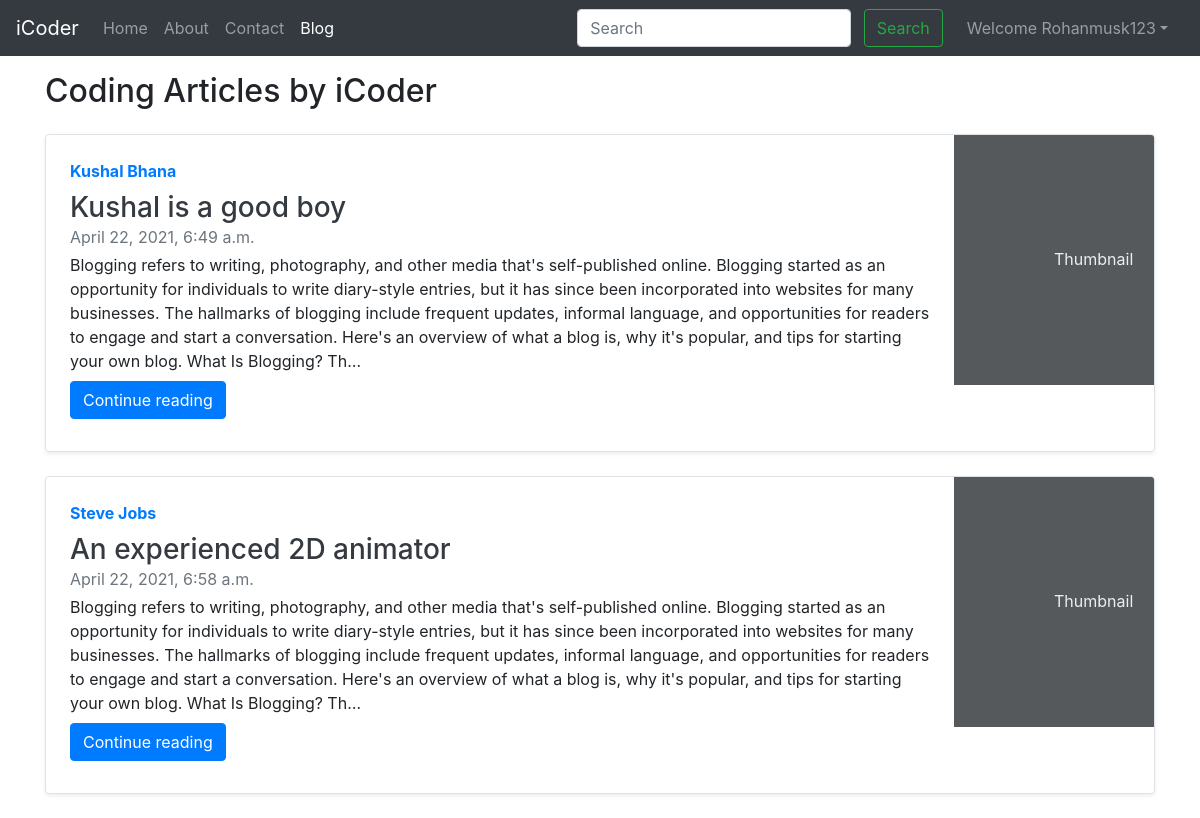
Screenshot of /blog/ (signed in) with the database file from the repository.
### blog/models.py (models this page shows, shortened)
class Post(models.Model):
    sno=models.AutoField(primary_key=True)
    title=models.CharField(max_length=255)
    author=models.CharField(max_length=14)
    slug=models.CharField(max_length=130)
    timeStamp=models.DateTimeField(blank=True)
    content=models.TextField()

### blog/views.py (the view)
# urls.py: path('', views.blogHome, name="bloghome"),
def blogHome(request):
    allPosts= Post.objects.all()
    context={'allPosts': allPosts}
    return render(request, "blog/blogHome.html", context)

### templates/blog/blogHome.html (shortened to what this page needs)
{% extends 'base.html' %}
{% block blogactive %} active {% endblock blogactive %}
{% block body %}
<div class="container my-3">
    <h2>Coding Articles by iCoder</h2>
{% for post in allPosts %}
    <div class="row no-gutters border rounded overflow-hidden flex-md-row mb-4 shadow-sm h-md-250 my-4 position-relative">
        <div class="col p-4 d-flex flex-column position-static">
            <strong class="d-inline-block mb-2 text-primary">{{post.author}}</strong>
            <h3 class="mb-0"> <a class='text-dark' href="/blog/{{post.slug}}">{{post.title}}</a></h3>
            <div class="mb-1 text-muted">{{post.timeStamp}}</div>
            <p class="card-text mb-auto">{{post.content | truncatechars:'500'}}</p>
            <div class="my-2">
            	<a href="{{post.slug}}" role="button" class="btn btn-primary">Continue reading</a>
            </div>
        </div>
        <div class="col-auto d-none d-lg-block">
            <svg class="bd-placeholder-img" width="200" height="250" xmlns="http://www.w3.org/2000/svg" preserveAspectRatio="xMidYMid slice" focusable="false" role="img" aria-label="Placeholder: Thumbnail">
                <rect width="100%" height="100%" fill="#55595c"></rect><text x="50%" y="50%" fill="#eceeef" dy=".3em">Thumbnail</text>
            </svg>
        </div>
    </div>
    {% endfor %}
 {% endblock %}

### templates/base.html (shortened to what this page needs)
<!doctype html>
<html lang="en">
  <head>
    <link rel="stylesheet" href="https://stackpath.bootstrapcdn.com/bootstrap/4.5.2/css/bootstrap.min.css">
  </head>
  <body>
    <nav class="navbar navbar-expand-lg navbar-dark bg-dark">
        <a class="navbar-brand" href="/">iCoder</a>
        <div class="collapse navbar-collapse" id="navbarSupportedContent">
          <ul class="navbar-nav mr-auto">
            <li class="nav-item {% block homeactive %}  {% endblock homeactive %}">
              <a class="nav-link" href="/">Home <span class="sr-only">(current)</span></a>
            </li>
            <li class="nav-item {% block aboutactive %}  {% endblock aboutactive %}" >
              <a class="nav-link" href="/about">About</a>
            </li>
            <li class="nav-item {% block contactactive %}  {% endblock contactactive %} ">
              <a class="nav-link" href="/contact">Contact</a>
            </li>
            <li class="nav-item {% block blogactive %}  {% endblock blogactive %} ">
              <a class="nav-link" href="/blog">Blog</a>
            </li>
          </ul>
          <div class="ml-auto form-inline ">
          <form method="get" action="/search"class="my-2 my-lg-0 mx-3">
            <input class="form-control mr-sm-2" type="search" placeholder="Search" aria-label="Search" name="query" id="query">
            <button class="btn btn-outline-success my-2 my-sm-0 " type="submit">Search</button>
          </form>
{% if user.is_authenticated %}
<ul class="navbar-nav mr-2">
<li class="nav-item dropdown">
<a class="nav-link dropdown-toggle" href='#' id="navbarDropdown" role="button" data-toggle="dropdown"> Welcome {{request.user}}</a>
      </li>
      </ul>
      </div>
{% endif %}
        </div>
      </nav>
      {% block body %}  {% endblock body %}
  </body>
</html>

### rows the page displays
Post: author "Kushal Bhana", title "Kushal is a good boy", timeStamp "April 22, 2021, 6:49 a.m.", content "Blogging refers to writing, photography, and other media that's self-published online. Blogging started as an opportunity for individuals to write diary-style entries, but it has since been incorporated into websites for many businesses. The hallmarks of blogging include frequent updates, informal language, and opportunities for readers to engage and start a conversation. Here's an overview of what a blog is, why it's popular, and tips for starting your own blog. What Is Blogging? Th…"
Post: author "Steve Jobs", title "An experienced 2D animator", timeStamp "April 22, 2021, 6:58 a.m.", content "Blogging refers to writing, photography, and other media that's self-published online. Blogging started as an opportunity for individuals to write diary-style entries, but it has since been incorporated into websites for many businesses. The hallmarks of blogging include frequent updates, informal language, and opportunities for readers to engage and start a conversation. Here's an overview of what a blog is, why it's popular, and tips for starting your own blog. What Is Blogging? Th…"

### other values shown
{{ request.user }} "Rohanmusk123"
